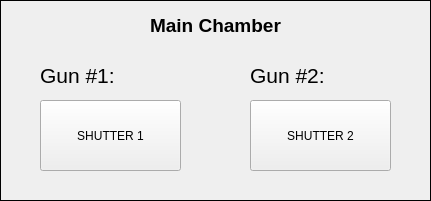
  <widget class="QFrame" name="frameChamber">
   <property name="geometry">
    <rect>
     <x>310</x>
     <y>290</y>
     <width>431</width>
     <height>201</height>
    </rect>
   </property>
   <property name="styleSheet">
    <string>QFrame#frameChamber { background:#1e1e1e; border: 3px solid #444; }</string>
   </property>
   <property name="frameShape">
    <enum>QFrame::Box</enum>
   </property>
   <widget class="QPushButton" name="btnShutter1">
    <property name="geometry">
     <rect>
      <x>40</x>
      <y>100</y>
      <width>141</width>
      <height>71</height>
     </rect>
    </property>
    <property name="toolTip">
     <string>Shutter 1</string>
    </property>
    <property name="text">
     <string>SHUTTER 1</string>
    </property>
    <property name="checkable">
     <bool>true</bool>
    </property>
   </widget>
   <widget class="QPushButton" name="btnShutter2">
    <property name="geometry">
     <rect>
      <x>250</x>
      <y>100</y>
      <width>141</width>
      <height>71</height>
     </rect>
    </property>
    <property name="toolTip">
     <string>Shutter 2</string>
    </property>
    <property name="text">
     <string>SHUTTER 2</string>
    </property>
    <property name="checkable">
     <bool>true</bool>
    </property>
   </widget>
   <widget class="QLabel" name="labelChamberTitle">
    <property name="geometry">
     <rect>
      <x>100</x>
      <y>10</y>
      <width>231</width>
      <height>31</height>
     </rect>
    </property>
    <property name="sizePolicy">
     <sizepolicy hsizetype="Expanding" vsizetype="Expanding">
      <horstretch>0</horstretch>
      <verstretch>0</verstretch>
     </sizepolicy>
    </property>
    <property name="font">
     <font>
      <pointsize>14</pointsize>
      <weight>75</weight>
      <bold>true</bold>
     </font>
    </property>
    <property name="styleSheet">
     <string>QLabel { font-size:14pt; font-weight:bold; }</string>
    </property>
    <property name="text">
     <string>Main Chamber</string>
    </property>
    <property name="alignment">
     <set>Qt::AlignCenter</set>
    </property>
   </widget>
   <widget class="QLabel" name="Gun1Target">
    <property name="geometry">
     <rect>
      <x>40</x>
      <y>60</y>
      <width>141</width>
      <height>31</height>
     </rect>
    </property>
    <property name="font">
     <font>
      <pointsize>16</pointsize>
     </font>
    </property>
    <property name="text">
     <string>Gun #1: </string>
    </property>
   </widget>
   <widget class="QLabel" name="Gun2Target">
    <property name="geometry">
     <rect>
      <x>250</x>
      <y>60</y>
      <width>141</width>
      <height>31</height>
     </rect>
    </property>
    <property name="font">
     <font>
      <pointsize>16</pointsize>
     </font>
    </property>
    <property name="text">
     <string>Gun #2:</string>
    </property>
   </widget>
  </widget>
